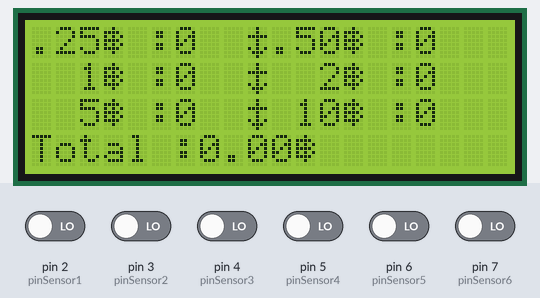
This sketch was run on a simulated Arduino Uno, built with avr-gcc and run on an emulated ATmega328P. On the bench: 20×4 character LCD. Inputs (shaded band) come from the test bench; at power-on: pin 2 (pinSensor1), pin 3 (pinSensor2), pin 4 (pinSensor3), pin 5 (pinSensor4), pin 6 (pinSensor5), pin 7 (pinSensor6) LOW.

Above: at 3.3 s.
3.4 s: pin 2 (pinSensor1) driven HIGH
At 4.7 s:
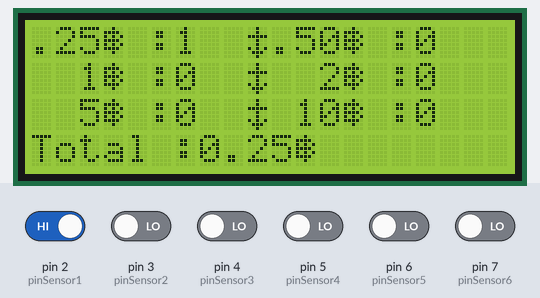
5.0 s: pin 3 (pinSensor2) driven HIGH
At 5.5 s:
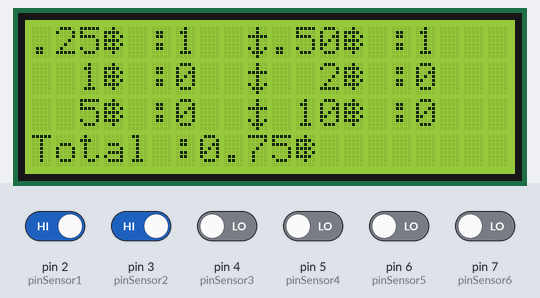
6.5 s: pin 4 (pinSensor3) driven HIGH
At 7.4 s:
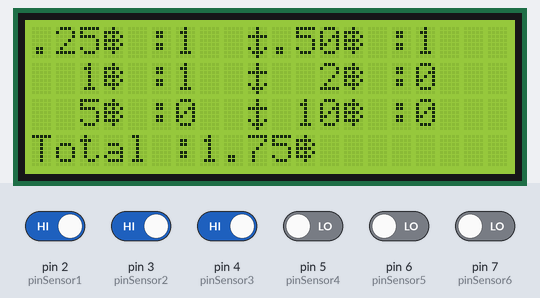
8.1 s: pin 5 (pinSensor4) driven HIGH
At 9.2 s:
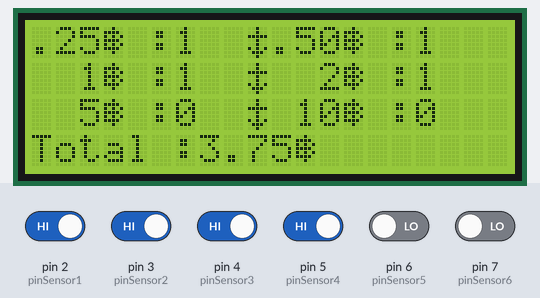
9.6 s: pin 6 (pinSensor5) driven HIGH
At 10.3 s:
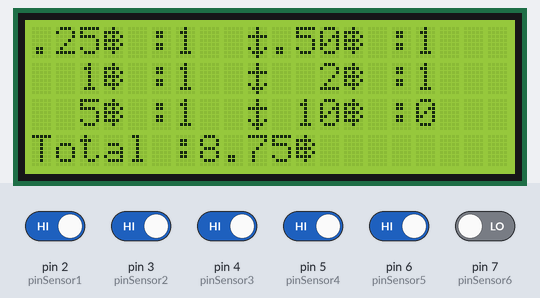
11.1 s: pin 7 (pinSensor6) driven HIGH
At 12.2 s:
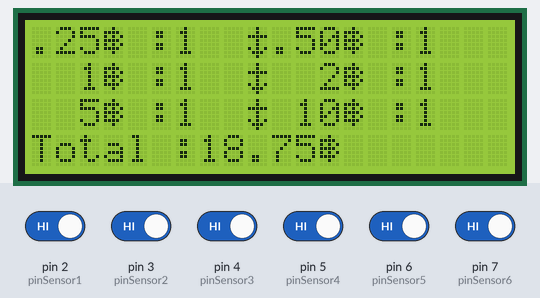
Timing chart, 0 to 13.7 s (numbered marks = the images above; inputs shaded):
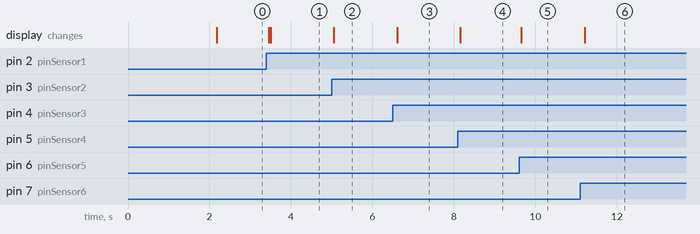

The sketch:

Counter_Sensor_Final.ino
```cpp
#include <Wire.h>
#include <LiquidCrystal_I2C.h>
LiquidCrystal_I2C lcd(0x27, 20, 4);

byte customChar1[] = {
  B00100,
  B11110,
  B10101,
  B11110,
  B10101,
  B11110,
  B00100,
  B00000
};
byte customChar2[] = {
  B00100,
  B00100,
  B11111,
  B00100,
  B00100,
  B10101,
  B01110,
  B00100
};

int pinSensor1 = 2;
int pinSensor2 = 3;
int pinSensor3 = 4;
int pinSensor4 = 5;
int pinSensor5 = 6;
int pinSensor6 = 7;

int state_pinSensor1 = 0;
int state_pinSensor2 = 0;
int state_pinSensor3 = 0;
int state_pinSensor4 = 0;
int state_pinSensor5 = 0;
int state_pinSensor6 = 0;

int coin1 = 0;
int coin2 = 0;
int coin3 = 0;
int coin4 = 0;
int coin5 = 0;
int coin6 = 0;
float total = 0;

int oneClick_1 = 0; //ถ้าเซนเซอร์มีค่าเป็น 1 จะให้เซนเซอร์ทำการนับแค่ครั้งเดียว
int oneClick_2 = 0;
int oneClick_3 = 0;
int oneClick_4 = 0;
int oneClick_5 = 0;
int oneClick_6 = 0;

void setup() {
  Serial.begin(9600);
  pinMode(pinSensor1,INPUT);
  pinMode(pinSensor2,INPUT);
  pinMode(pinSensor3,INPUT);
  pinMode(pinSensor4,INPUT);
  pinMode(pinSensor5,INPUT);
  pinMode(pinSensor6,INPUT);

  lcd.begin();
  lcd.setCursor(2,1);
  lcd.print("Hello to Project");
  lcd.setCursor(0,2);
  lcd.print("Coin Counter Machine");
  delay(2000);
  lcd.clear();

  lcd.createChar(0, customChar1);
  lcd.createChar(1, customChar2);
  lcd.home();

}

void loop(){
  state_pinSensor1 = digitalRead(pinSensor1);
  state_pinSensor2 = digitalRead(pinSensor2);
  state_pinSensor3 = digitalRead(pinSensor3);
  state_pinSensor4 = digitalRead(pinSensor4);
  state_pinSensor5 = digitalRead(pinSensor5);
  state_pinSensor6 = digitalRead(pinSensor6);

  if(state_pinSensor1 == 1){
    if(oneClick_1 == 0){
      oneClick_1 = 1;
      coin1++;
    }
  }
  else if(state_pinSensor1 == 0){
    oneClick_1 = 0;
  }

  if(state_pinSensor2 == 1){
    if(oneClick_2 == 0){
      oneClick_2 = 1;
      coin2++;
    }
  }
  else if(state_pinSensor2 == 0){
    oneClick_2 = 0;
  }

  if(state_pinSensor3 == 1){
    if(oneClick_3 == 0){
      oneClick_3 = 1;
      coin3++;
    }
  }
  else if(state_pinSensor3 == 0){
    oneClick_3 = 0;
  }

  if(state_pinSensor4 == 1){
    if(oneClick_4 == 0){
      oneClick_4 = 1;
      coin4++;
    }
  }
  else if(state_pinSensor4 == 0){
    oneClick_4 = 0;
  }

  if(state_pinSensor5 == 1){
    if(oneClick_5 == 0){
      oneClick_5 = 1;
      coin5++;
    }
  }
  else if(state_pinSensor5 == 0){
    oneClick_5 = 0;
  }

  if(state_pinSensor6 == 1){
    if(oneClick_6 == 0){
      oneClick_6 = 1;
      coin6++;
    }
  }
  else if(state_pinSensor6 == 0){
    oneClick_6 = 0;
  }
  total = (coin1*0.25)+(coin2*0.50)+(coin3*1)+(coin4*2)+(coin5*5)+(coin6*10);

  lcd.setCursor(0,0);
  lcd.print(".25");
  lcd.write(0);
  lcd.print(" :");
  lcd.print(coin1);

  lcd.setCursor(10,0);
  lcd.print(".50");
  lcd.write(0);
  lcd.print(" :");
  lcd.print(coin2);

  lcd.setCursor(9,0);
  lcd.write(1);

  lcd.setCursor(2,1);
  lcd.print("1");
  lcd.write(0);
  lcd.print(" :");
  lcd.print(coin3);

  lcd.setCursor(12,1);
  lcd.print("2");
  lcd.write(0);
  lcd.print(" :");
  lcd.print(coin4);

  lcd.setCursor(9,1);
  lcd.write(1);

  lcd.setCursor(2,2);
  lcd.print("5");
  lcd.write(0);
  lcd.print(" :");
  lcd.print(coin5);

  lcd.setCursor(11,2);
  lcd.print("10");
  lcd.write(0);
  lcd.print(" :");
  lcd.print(coin6);

  lcd.setCursor(9,2);
  lcd.write(1);

  lcd.setCursor(0,3);
  lcd.print("Total");
  lcd.print(" :");
  lcd.print(total);
  lcd.write(0);

}
```

Measured:
- after the input at 3.4 s, the display: first changes after 0.06 s (image 1 shows a later state)
- after the input at 5.0 s, the display: changes after 0.06 s (image 2)
- after the input at 6.5 s, the display: changes after 0.11 s (image 3)
- after the input at 8.1 s, the display: changes after 0.06 s (image 4)
- after the input at 9.6 s, the display: changes after 0.06 s (image 5)
- after the input at 11.1 s, the display: changes after 0.11 s (image 6)
